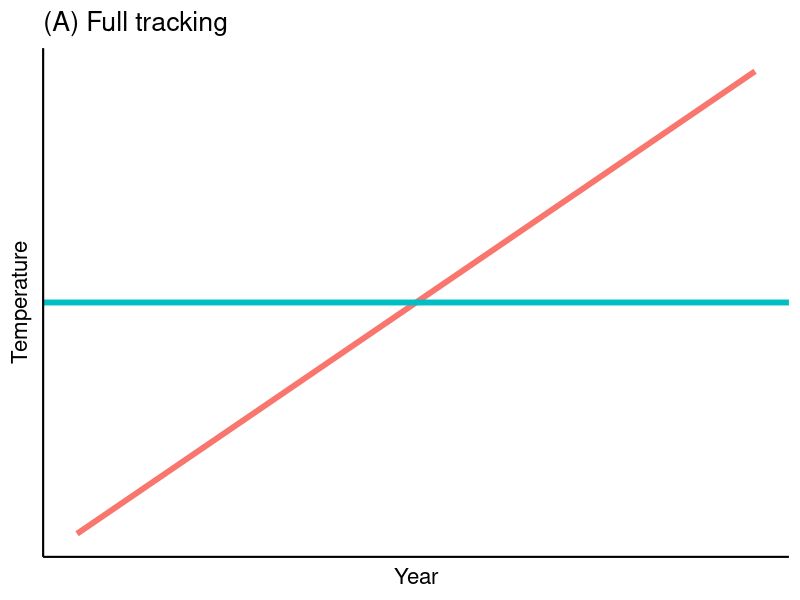
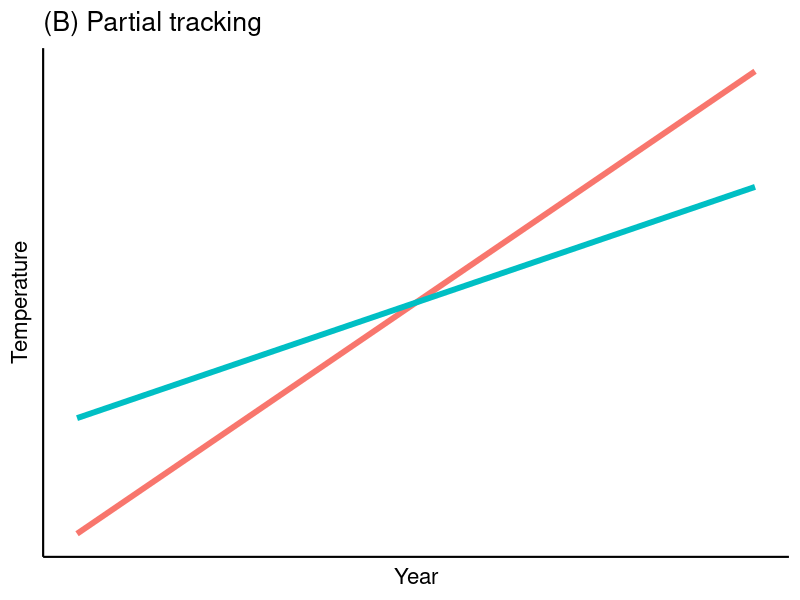
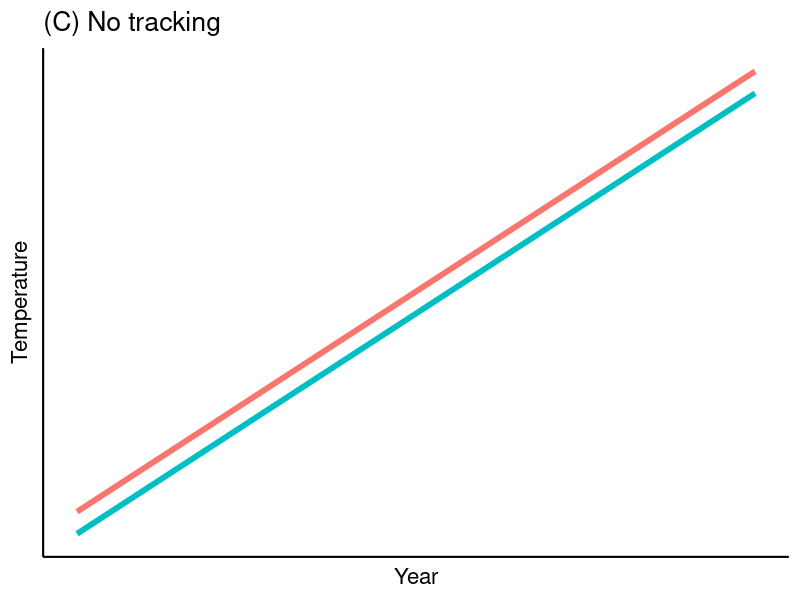
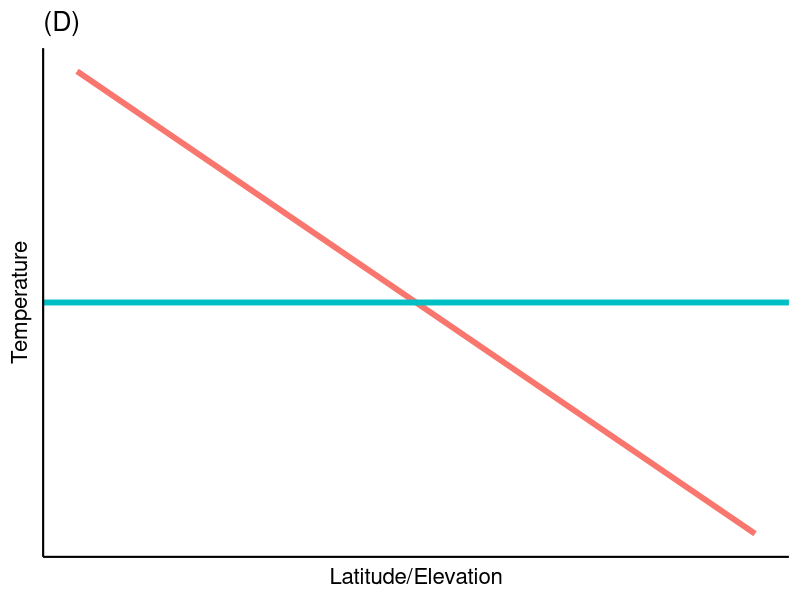
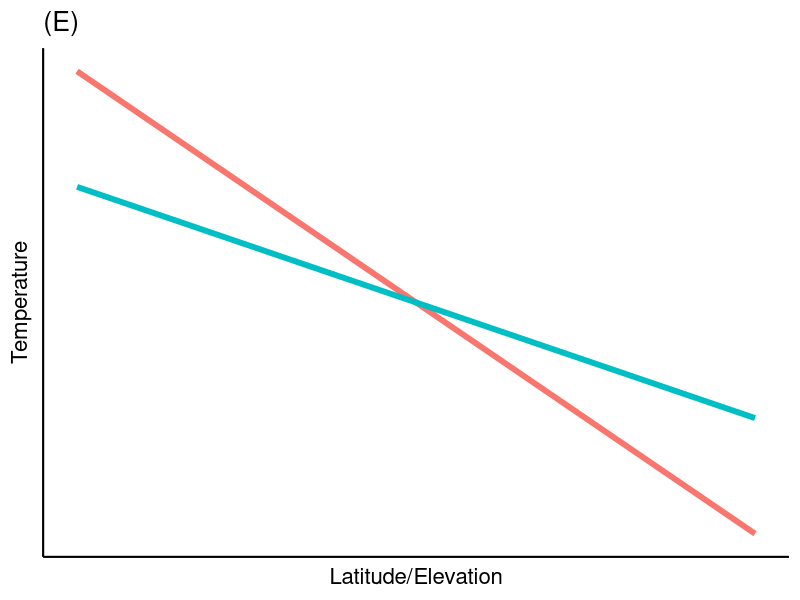
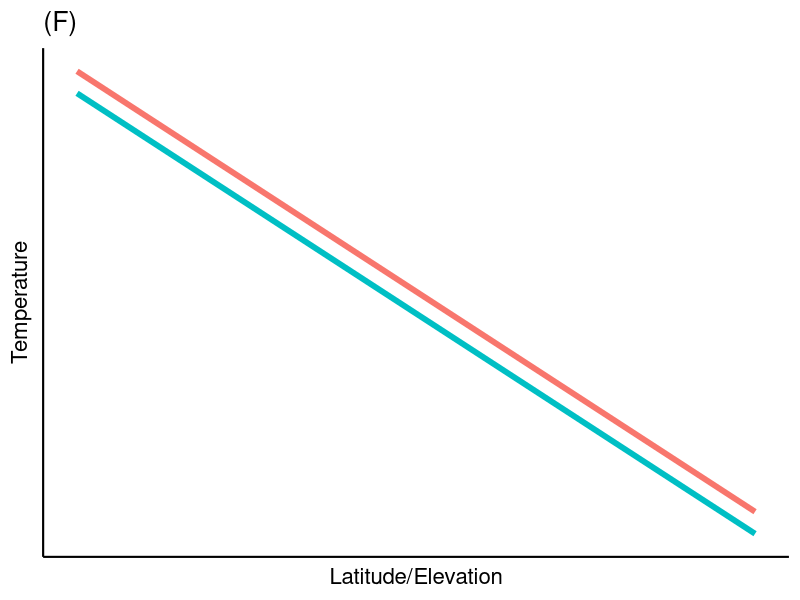
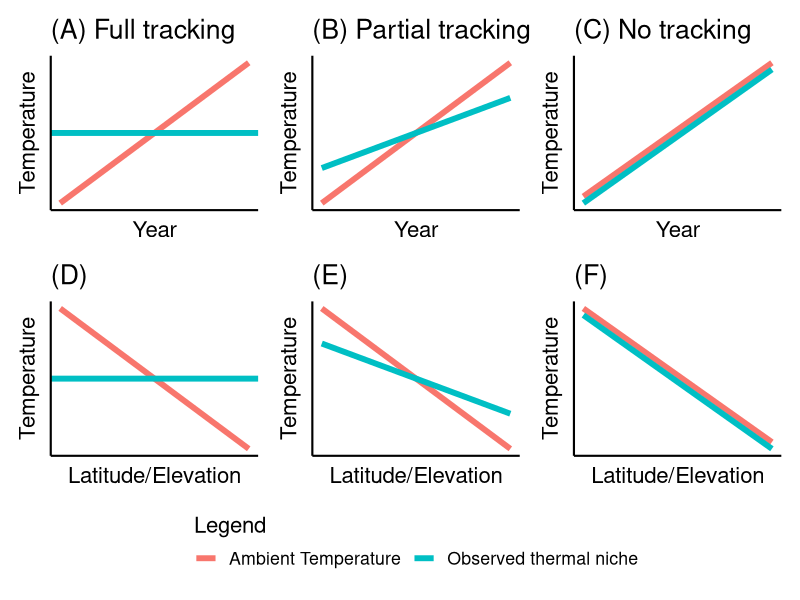

The R source for these figures, in order:
library(ggplot2)
library(patchwork)

year <- 2000:2010

df <- data.frame(
  Year = year,
  Ambient = 0.2 * (year - 2000) + 14,
  Slight = 0.1 * (year - 2000) + 14.5,
  Bosh = 0.2 * (year - 2000) + 13.9,
  Constant = rep(15, length(year))
)

t1<- ggplot(df, aes(x = Year)) +
  geom_line(aes(y = Ambient, colour = "Ambient Temperature"), linewidth = 2) +
  geom_hline(aes(yintercept = 15, colour = "Observed thermal niche"), linewidth = 2) +
  labs(y = "Temperature", colour = "Legend",
       title = "(A) Full tracking") +
  scale_x_continuous(breaks = seq(2000, 2010, 2)) +
  theme_classic(base_size=16)+
  theme(legend.position = "none",
        axis.text.x=element_blank(),
        axis.text.y=element_blank(),
        axis.ticks=element_blank())

t1

t2 <- ggplot(df, aes(x = Year)) +
  geom_line(aes(y = Ambient, colour = "Ambient Temperature"), linewidth = 2) +
  geom_line(aes(y = Slight, colour = "Observed thermal niche"), linewidth = 2) +
  labs(y = "Temperature", colour = "Legend",
       title = "(B) Partial tracking") +
  scale_x_continuous(breaks = seq(2000, 2010, 2)) +
  theme_classic(base_size=16)+
  theme(legend.position = "none",
        axis.text.x=element_blank(),
        axis.text.y=element_blank(),
        axis.ticks=element_blank())

t2

t3 <- ggplot(df, aes(x = Year)) +
  geom_line(aes(y = Ambient, colour = "Ambient Temperature"), linewidth = 2) +
  geom_line(aes(y = Bosh, colour = "Observed thermal niche"), linewidth = 2) +
  labs(y = "Temperature", colour = "Legend",
       title = "(C) No tracking") +
  scale_x_continuous(breaks = seq(2000, 2010, 2)) +
  theme_classic(base_size=16)+
  theme(legend.position = "none",
        axis.text.x=element_blank(),
        axis.text.y=element_blank(),
        axis.ticks=element_blank())

t3

df <- data.frame(
  Year = year,
  Ambient = -0.2 * (year - 2000) + 16,
  Slight = -0.1 * (year - 2000) + 15.5,
  Bosh = -0.2 * (year - 2000) + 15.9,
  Constant = rep(15, length(year))
)

l1 <- ggplot(df, aes(x = Year)) +
  geom_line(aes(y = Ambient, colour = "Ambient Temperature"), linewidth = 2) +
  geom_hline(aes(yintercept = 15, colour = "Observed thermal niche"), linewidth = 2) +
  labs(y = "Temperature", x = "Latitude/Elevation", colour = "Legend",
       title = "(D)") +
  scale_x_continuous(breaks = seq(2000, 2010, 2)) +
  theme_classic(base_size=16)+
  theme(legend.position = "none",
        axis.text.x=element_blank(),
        axis.text.y=element_blank(),
        axis.ticks=element_blank())

l1  

l2 <- ggplot(df, aes(x = Year)) +
  geom_line(aes(y = Ambient, colour = "Ambient Temperature"), linewidth = 2) +
  geom_line(aes(y = Slight, colour = "Observed thermal niche"), linewidth = 2) +
  labs(y = "Temperature", x = "Latitude/Elevation", colour = "Legend",
       title = "(E)") +
  scale_x_continuous(breaks = seq(2000, 2010, 2)) +
  theme_classic(base_size=16)+
  theme(legend.position = "none",
        axis.text.x=element_blank(),
        axis.text.y=element_blank(),
        axis.ticks=element_blank())

l2  

l3<- ggplot(df, aes(x = Year)) +
  geom_line(aes(y = Ambient, colour = "Ambient Temperature"), linewidth = 2) +
  geom_line(aes(y = Bosh, colour = "Observed thermal niche"), linewidth = 2) +
  labs(y = "Temperature", x = "Latitude/Elevation", colour = "Legend",
       title = "(F)") +
  scale_x_continuous(breaks = seq(2000, 2010, 2)) +
  theme_classic(base_size=16)+
  theme(legend.position = "none",
        axis.text.x=element_blank(),
        axis.text.y=element_blank(),
        axis.ticks=element_blank())

l3  

t1 + t2 + t3 + l1 + l2 + l3 + 
  plot_layout(nrow = 2, ncol = 3, guides = "collect") &
  theme(legend.position = "bottom",
        legend.justification = "center") &
  guides(colour = guide_legend(title.position = "top", title.hjust = 0))
